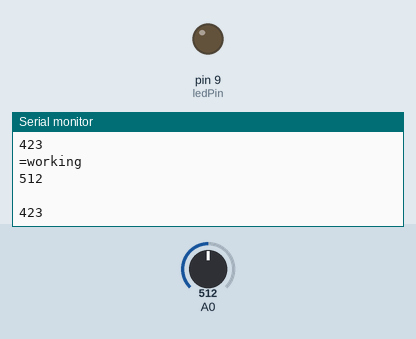
Recording of a sketch running on a simulated Arduino Uno, built with avr-gcc and run on an emulated ATmega328P. Shown: output pins drawn as LEDs (lit = HIGH), the last lines printed to the serial monitor. The inputs (shaded band) are chosen by the test bench; at power-on: A0 = 512. Random numbers use the default seed unless the sketch sets one.

Above: at 2.7 s.
2.8 s: A0 set to 106
At 3.3 s:
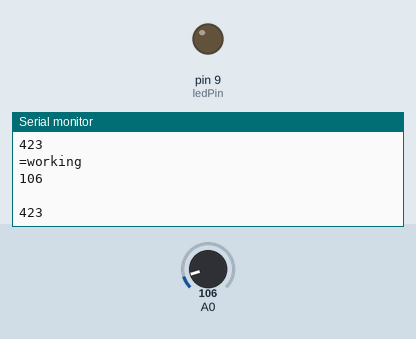
4.3 s: A0 set to 92
At 4.9 s:
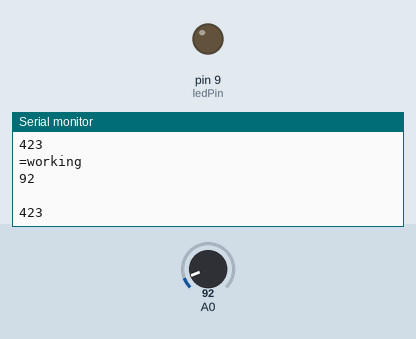
Timing chart, 0 to 7.3 s (numbered marks = the images above; inputs shaded):
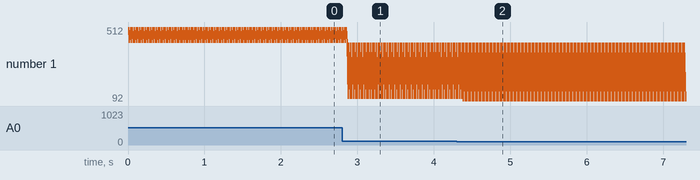

Measured:
- after the input at 2.8 s, the serial monitor: prints a new line after 0.07 s (image 1)
- after the input at 4.3 s, the serial monitor: prints a new line after 0.09 s (image 2)
- plotted number 1: 423 → 106 after the input at 2.8 s

The sketch:

FindPoint.ino
```cpp
enum ledStates {INCREASE, DECREASE};
enum ledStates ledState;


unsigned long startMillis;  //some global variables available anywhere in the program
unsigned long currentMillis;


int target;
int brightness = 0;
int ledPin = 9;
int p = 0;
int plotFrequency = 0.5;
int previousSensor;

void setup() {
  // put your setup code here, to run once:
  pinMode(A0, INPUT);
  pinMode(ledPin, OUTPUT);
  Serial.begin(9600);
  generateNumber();

}

void loop() {
  // put your main code here, to run repeatedly:

  int sensor = analogRead(A0);

 /* unsigned int mapValue = map(target - sensor, 0, 1024, 0, 255);
  analogWrite(ledPin, 255 - mapValue);
  */

  if (previousSensor < sensor) {
    changeState(INCREASE);
    Serial.println("<working");
  } else if (previousSensor > sensor) {
    changeState(DECREASE);
    Serial.println(">working");
  } if (previousSensor == sensor) {
    Serial.println("=working");
  }

  previousSensor = sensor;
  Serial.println(sensor);
  Serial.println(" ");
  Serial.println(target);
}

void generateNumber(){
  target = random(0,1024);
}

void compose() {


  switch (ledState) {

  case INCREASE:
    plot("INCREASE", brightness);
    brightness = increase_brightness(brightness, 1);
     if (brightness > 250) {
      ledState = INCREASE;
      changeState(INCREASE);
     }
  break;

  case DECREASE:
    plot("DECREASING", brightness);
    brightness = decrease_brightness(brightness, 0.9);
    if (brightness < 250) {
      ledState = DECREASE;
      changeState(DECREASE);
    }
  break;

  }
}

void changeState(ledStates newState){
    // call to change state, will keep track of time since last state
    startMillis = millis();
    ledState = newState;
    }

void plot(char *state, int brightness){
    // use this function to plot a graph
    // it will normalize the auto-scaling plotter

    if ((p % plotFrequency) == 0){
      Serial.print(state);
      Serial.print(", ");
      Serial.print(brightness);
      Serial.println(", 0, 300");
    }
    p++;
  }


int increase_brightness (int brightness, float velocity){
    return brightness = 1 + brightness * velocity;
  }

int decrease_brightness (int brightness, float velocity){
    return brightness = brightness - 1 * velocity;
  }
```
